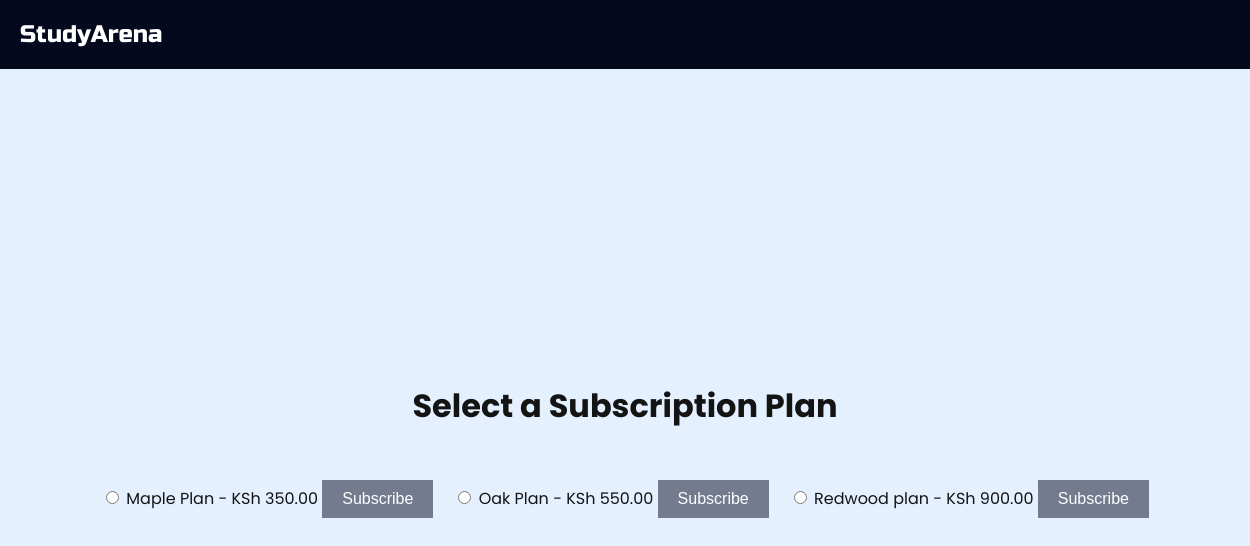
Page /payments/select-plans/ (signed in) on the committed database.
### payments/models.py (models this page shows, shortened)
class SubscriptionPlan(models.Model):
    name = models.CharField(max_length=50)
    price = models.DecimalField(max_digits=10, decimal_places=2)  # KSh
    max_profiles = models.IntegerField(default=1)
    description = models.TextField(null=True, blank=True)
    max_devices = models.PositiveIntegerField(default=1)  # For devices
    duration_days = models.IntegerField(default=30)  # Default duration is 30 days

### payments/views.py (the view)
# urls.py: path("select-plans/", views.select_plan, name="select_plan"),
@login_required
def select_plan(request):
    if request.method == "POST":
        plan_id = request.POST.get("plan")
        plan = get_object_or_404(SubscriptionPlan, id=plan_id)
        reference = "".join(random.choices(string.ascii_letters + string.digits, k=12))
        return redirect(reverse('payments:create_payment', kwargs={'plan_id': plan.id, 'reference': reference}))
    plans = SubscriptionPlan.objects.all()
    return render(request, "payment/subscription_plans.html", {"plans": plans})

### library/templates/payment/subscription_plans.html (shortened to what this page needs)
{% load static %}
<!DOCTYPE html>
<html lang="en">
<head>
    <link rel="stylesheet" href="{% static 'assets/sty.css' %}">
</head>
<body>
    <nav class="flex-div">
        <div class="nav-left flex-div">
            <span class="logo">StudyArena</span>
        </div>
    </nav>
    <main class="profile-list">
        <h1>Select a Subscription Plan</h1>
        <form method="post">
            <div class="profiles">
                {% for plan in plans %}
                    <div>
                        <input type="radio" id="plan{{ plan.id }}" name="plan" value="{{ plan.id }}">
                        <label for="plan{{ plan.id }}">{{ plan.name }} - KSh {{ plan.price }}</label>
                        <button type="button" class="subscribe-btn" data-id="{{ plan.id }}" data-price="{{ plan.price }}">Subscribe</button>
                    </div>
                {% endfor %}
            </div>
        </form>
    </main>
</body>
</html>

### static/assets/sty.css (style rules this page uses)
body, h1, p, img, a, button { margin: 0; padding: 0; box-sizing: border-box; text-decoration: none; color: inherit; border: none; outline: none; }
body { font-family: 'Poppins', sans-serif; background-color: #E5F0FF; color: #141414; display: flex; flex-direction: column; align-items: center; justify-content: center; height: 100vh; padding: 0; }
nav { width: 100%; display: flex; justify-content: space-between; align-items: center; padding: 20px; background-color:rgba(4, 9, 30); position: absolute; top: 0; left: 0; }
.flex-div { display: flex; align-items: center; }
.logo { font-family: 'Russo One', sans-serif; font-size: 24px; color: white; }
.profile-list { text-align: center; margin-top: 100px; }
.profile-list h1 { font-size: 32px; margin-bottom: 20px; }
.profiles { display: flex; flex-wrap: wrap; justify-content: center; gap: 20px; margin-top: 20px; }
button { margin-top: 30px; padding: 10px 20px; background-color: rgba(4, 9, 30, .5); color: #fff; border-radius: 0; font-size: 16px; cursor: pointer; transition: background-color 0.3s; }

### rows in the picture
SubscriptionPlan: name "Maple Plan", price "350.00"
SubscriptionPlan: name "Oak Plan", price "550.00"
SubscriptionPlan: name "Redwood plan", price "900.00"
